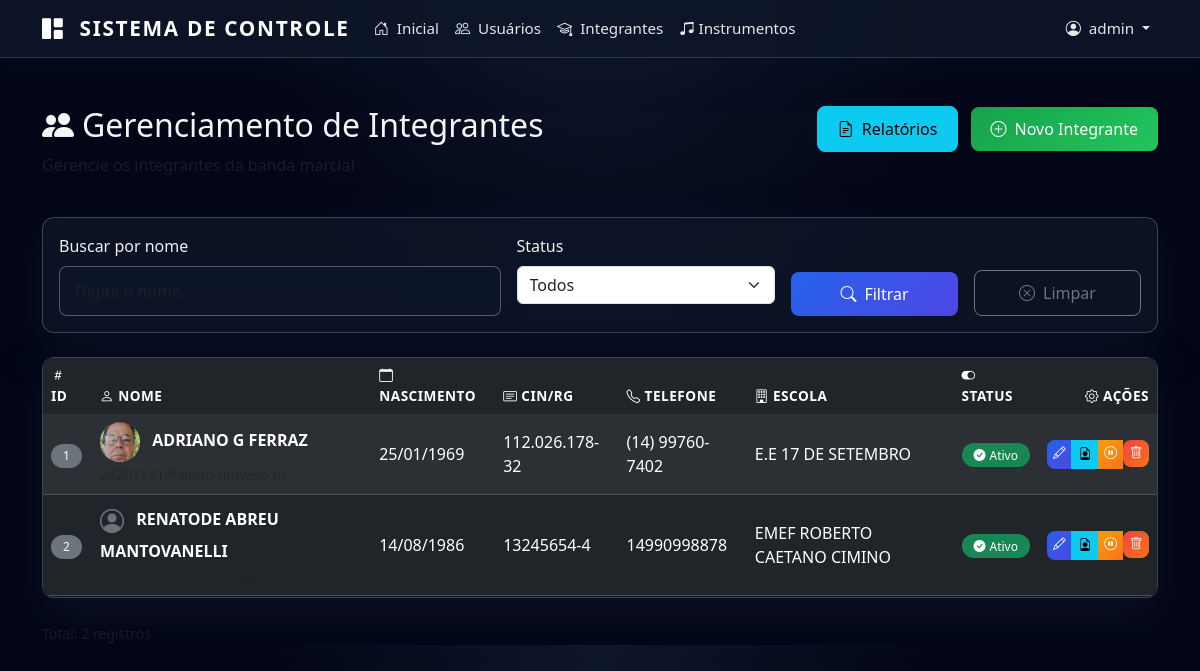
The app's page /admin/alunos (signed in), older data.
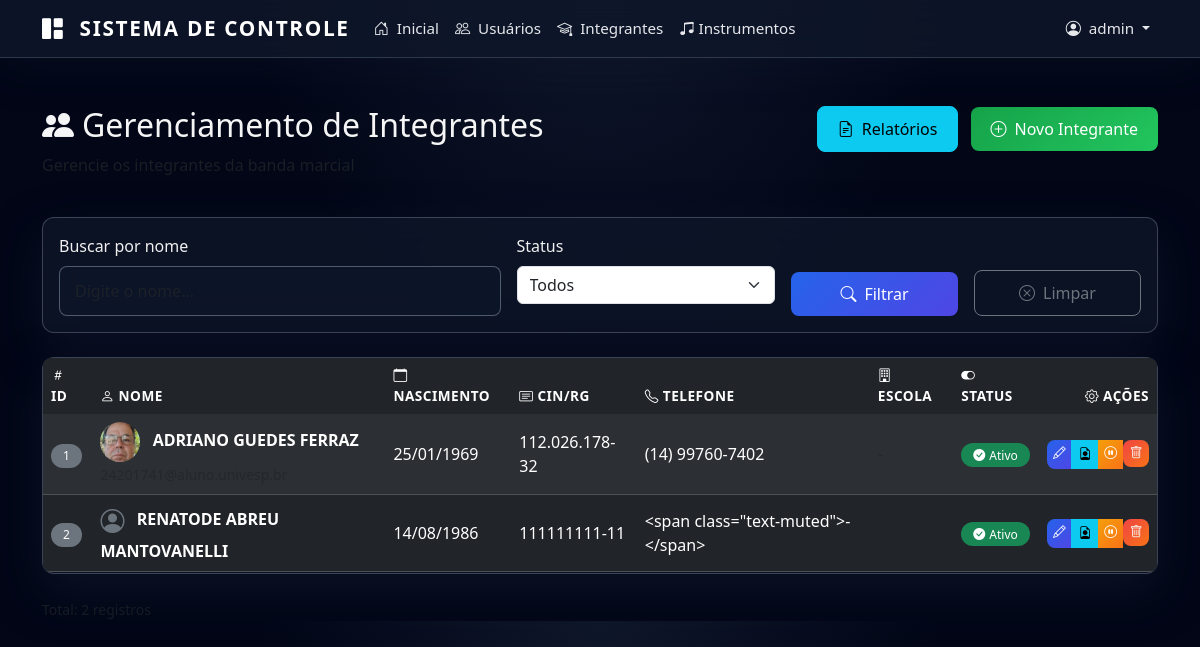
The same page, newer data.
### app/models.py (models this page shows)
class Aluno(db.Model):
    id = db.Column(db.Integer, primary_key=True)
    nome = db.Column(db.String(200), nullable=False)
    data_nascimento = db.Column(db.Date, nullable=True)
    naturalidade = db.Column(db.String(100))
    cin_rg = db.Column(db.String(20), unique=True)
    email = db.Column(db.String(150))
    telefone = db.Column(db.String(20))
    cep = db.Column(db.String(10))
    endereco = db.Column(db.String(300))
    bairro = db.Column(db.String(100))
    cidade = db.Column(db.String(100))
    estado = db.Column(db.String(2))
    foto_path = db.Column(db.String(500))
    ativo = db.Column(db.Boolean, default=True)
    numero = db.Column(db.String(20))
    complemento = db.Column(db.String(200))
    created_at = db.Column(db.DateTime, default=datetime.utcnow)
    responsaveis = db.relationship('Responsavel', backref='aluno', lazy=True, cascade='all, delete-orphan')
    uniforme = db.relationship('Uniforme', backref='aluno', lazy=True, cascade='all, delete-orphan')
    presencas = db.relationship('Presenca', backref='aluno', lazy=True, cascade='all, delete-orphan')
    instrumentos = db.relationship('AlunoInstrumento', backref='aluno', lazy=True, cascade='all, delete-orphan')
    escolas = db.relationship('AlunoEscola', backref='aluno', lazy=True, cascade='all, delete-orphan')

class AlunoEscola(db.Model):
    id = db.Column(db.Integer, primary_key=True)
    aluno_id = db.Column(db.Integer, db.ForeignKey('aluno.id'), nullable=False)
    escola_id = db.Column(db.Integer, db.ForeignKey('escola.id'), nullable=False)
    data_matricula = db.Column(db.Date, default=datetime.utcnow().date)

class Escola(db.Model):
    id = db.Column(db.Integer, primary_key=True)
    nome = db.Column(db.String(200), nullable=False)
    endereco = db.Column(db.String(300))
    alunos = db.relationship('AlunoEscola', backref='escola', lazy=True)

### app/routes.py (the view)
@main_bp.route("/admin/alunos")
@login_required
@admin_required
def listar_alunos():
    nome_busca = request.args.get('busca', '')
    ativo_filter = request.args.get('ativo', '')
    query = Aluno.query
    if nome_busca:
        query = query.filter(Aluno.nome.ilike(f'%{nome_busca}%'))
    if ativo_filter == '1':
        query = query.filter(Aluno.ativo == True)
    elif ativo_filter == '0':
        query = query.filter(Aluno.ativo == False)
    alunos = query.order_by(Aluno.nome).all()
    return render_template("admin_alunos.html",
                           alunos=alunos,
                           busca=nome_busca,
                           ativo_filter=ativo_filter)

### app/__init__.py (called while the page is built)
@login_manager.user_loader
def load_user(user_id):
    from .models import User
    return User.query.get(int(user_id))

### app/utils.py (called while the page is built)
def admin_required(f):
    @wraps(f)
    def decorated_function(*args, **kwargs):
        if not current_user.is_authenticated:
            return redirect(url_for("auth.login"))
        if not current_user.is_admin:
            flash("Acesso restrito ao administrador.")
            return redirect(url_for("main.dashboard"))
        return f(*args, **kwargs)
    return decorated_function

### templates/admin_alunos.html (shortened to what the changed rows need)
{% extends "base.html" %}
{% block content %}
<div class="container mt-5 fade-in">
  <div class="row mb-4">
    <div class="col-md-8">
      <h2><i class="bi bi-people-fill me-2"></i>Gerenciamento de Integrantes</h2>
    </div>
  </div>
  <div class="card">
    <div class="card-body p-0">
      <div class="table-responsive">
        <table class="table table-dark table-striped table-hover mb-0">
          <thead class="table-dark">
            <tr>
              <th><i class="bi bi-hash me-1"></i>ID</th>
              <th><i class="bi bi-person me-1"></i>Nome</th>
              <th><i class="bi bi-calendar me-1"></i>Nascimento</th>
              <th><i class="bi bi-card-text me-1"></i>CIN/RG</th>
              <th><i class="bi bi-telephone me-1"></i>Telefone</th>
              <th><i class="bi bi-building me-1"></i>Escola</th>
              <th><i class="bi bi-toggle-on me-1"></i>Status</th>
              <th class="text-end"><i class="bi bi-gear me-1"></i>Ações</th>
            </tr>
          </thead>
          <tbody>
            {% for a in alunos %}
            <tr>
              <td><span class="badge bg-secondary">{{ a.id }}</span></td>
              <td>
                {% if a.foto_path %}
                  <img src="{{ url_for('static', filename=a.foto_path) }}" alt="Foto"
                       class="rounded-circle me-2" style="width: 40px; height: 40px; object-fit: cover;">
                {% else %}
                  <i class="bi bi-person-circle text-secondary me-2" style="font-size: 1.5rem; vertical-align: middle;"></i>
                {% endif %}
                <strong>{{ a.nome }}</strong>
                {% if a.email %}
                  <br><small class="text-muted">{{ a.email }}</small>
                {% endif %}
              </td>
              <td>
                {% if a.data_nascimento %}
                  {{ a.data_nascimento.strftime('%d/%m/%Y') }}
                {% else %}
                  <span class="text-muted">-</span>
                {% endif %}
              </td>
              <td>{{ a.cin_rg or '<span class="text-muted">-</span>' }}</td>
              <td>{{ a.telefone or '<span class="text-muted">-</span>' }}</td>
              <td>
                {% if a.escolas %}
                  {% for ae in a.escolas %}
                    {{ ae.escola.nome }}{% if not loop.last %}<br>{% endif %}
                  {% endfor %}
                {% else %}
                  <span class="text-muted">-</span>
                {% endif %}
              </td>
              <td>
                {% if a.ativo %}
                  <span class="badge bg-success">
                    <i class="bi bi-check-circle-fill me-1"></i>Ativo
                  </span>
                {% else %}
                  <span class="badge bg-danger">
                    <i class="bi bi-x-circle-fill me-1"></i>Inativo
                  </span>
                {% endif %}
              </td>
              <td class="text-end">
                <div class="btn-group btn-group-sm" role="group" style="white-space: nowrap;">
                  <a href="{{ url_for('main.editar_aluno', aluno_id=a.id) }}" class="btn btn-primary" title="Editar">
                    <i class="bi bi-pencil"></i>
                  </a>
                  <a href="{{ url_for('main.relatorio_aluno', aluno_id=a.id) }}" class="btn btn-info" title="Relatório"
                     {% if not a.ativo %}style="opacity: 0.5; cursor: not-allowed"{% endif %}>
                    <i class="bi bi-file-earmark-person"></i>
                  </a>
                  <a href="{{ url_for('main.toggle_aluno', aluno_id=a.id) }}" class="btn {% if a.ativo %}btn-warning{% else %}btn-success{% endif %}"
                     title="{% if a.ativo %}Inativar{% else %}Ativar{% endif %}">
                    <i class="bi {% if a.ativo %}bi-pause-circle{% else %}bi-play-circle{% endif %}"></i>
                  </a>
                  <form action="{{ url_for('main.excluir_aluno', aluno_id=a.id) }}" method="POST" style="display: inline-block;">
                    <button type="submit" class="btn btn-danger" title="Excluir"
                            onclick="return confirm('Inativar {{ a.nome }}?')">
                      <i class="bi bi-trash"></i>
                    </button>
                  </form>
                </div>
              </td>
            </tr>
            {% endfor %}
          </tbody>
        </table>
      </div>
    </div>
  </div>
</div>
{% endblock %}

Row changes from the older to the newer data that the page shows:
removed AlunoEscola: escola.nome "E.E 17 DE SETEMBRO", shown under Aluno "1"
removed AlunoEscola: escola.nome "EMEF ROBERTO CAETANO CIMINO", shown under Aluno "RENATODE ABREU MANTOVANELLI"
changed Aluno: nome "ADRIANO G FERRAZ" → "ADRIANO GUEDES FERRAZ"
changed Aluno "RENATODE ABREU MANTOVANELLI": cin_rg "13245654-4" → "111111111-11"; telefone "14990998878" → "<span class=\"text-muted\">-</span>"; email "RENATO@aluno.univesp.br" → empty (drawn)
